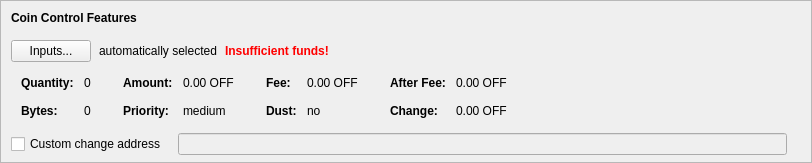
    <widget class="QFrame" name="frameCoinControl">
     <property name="sizePolicy">
      <sizepolicy hsizetype="Expanding" vsizetype="Expanding">
       <horstretch>0</horstretch>
       <verstretch>0</verstretch>
      </sizepolicy>
     </property>
     <property name="maximumSize">
      <size>
       <width>16777215</width>
       <height>16777215</height>
      </size>
     </property>
     <property name="frameShape">
      <enum>QFrame::StyledPanel</enum>
     </property>
     <property name="frameShadow">
      <enum>QFrame::Sunken</enum>
     </property>
     <layout class="QVBoxLayout" name="verticalLayoutCoinControl2">
      <property name="spacing">
       <number>0</number>
      </property>
      <property name="leftMargin">
       <number>0</number>
      </property>
      <property name="topMargin">
       <number>0</number>
      </property>
      <property name="rightMargin">
       <number>0</number>
      </property>
      <property name="bottomMargin">
       <number>6</number>
      </property>
      <item>
       <layout class="QVBoxLayout" name="verticalLayoutCoinControl" stretch="0,0,0,0,1">
        <property name="spacing">
         <number>0</number>
        </property>
        <property name="leftMargin">
         <number>10</number>
        </property>
        <property name="topMargin">
         <number>10</number>
        </property>
        <item>
         <layout class="QHBoxLayout" name="horizontalLayoutCoinControl1">
          <property name="bottomMargin">
           <number>15</number>
          </property>
          <item>
           <widget class="QLabel" name="labelCoinControlFeatures">
            <property name="sizePolicy">
             <sizepolicy hsizetype="Preferred" vsizetype="Maximum">
              <horstretch>0</horstretch>
              <verstretch>0</verstretch>
             </sizepolicy>
            </property>
            <property name="font">
             <font>
              <weight>75</weight>
              <bold>true</bold>
             </font>
            </property>
            <property name="styleSheet">
             <string notr="true">font-weight:bold;</string>
            </property>
            <property name="text">
             <string>Coin Control Features</string>
            </property>
           </widget>
          </item>
         </layout>
        </item>
        <item>
         <layout class="QHBoxLayout" name="horizontalLayoutCoinControl2" stretch="0,0,0,0">
          <property name="spacing">
           <number>8</number>
          </property>
          <property name="bottomMargin">
           <number>10</number>
          </property>
          <item>
           <widget class="QPushButton" name="pushButtonCoinControl">
            <property name="styleSheet">
             <string notr="true"/>
            </property>
            <property name="text">
             <string>Inputs...</string>
            </property>
            <property name="autoDefault">
             <bool>false</bool>
            </property>
           </widget>
          </item>
          <item>
           <widget class="QLabel" name="labelCoinControlAutomaticallySelected">
            <property name="text">
             <string>automatically selected</string>
            </property>
            <property name="margin">
             <number>5</number>
            </property>
           </widget>
          </item>
          <item>
           <widget class="QLabel" name="labelCoinControlInsuffFunds">
            <property name="font">
             <font>
              <weight>75</weight>
              <bold>true</bold>
             </font>
            </property>
            <property name="styleSheet">
             <string notr="true">color:red;font-weight:bold;</string>
            </property>
            <property name="text">
             <string>Insufficient funds!</string>
            </property>
            <property name="margin">
             <number>5</number>
            </property>
           </widget>
          </item>
          <item>
           <spacer name="horizontalSpacerCoinControl">
            <property name="orientation">
             <enum>Qt::Horizontal</enum>
            </property>
            <property name="sizeHint" stdset="0">
             <size>
              <width>40</width>
              <height>1</height>
             </size>
            </property>
           </spacer>
          </item>
         </layout>
        </item>
        <item>
         <widget class="QWidget" name="widgetCoinControl" native="true">
          <property name="sizePolicy">
           <sizepolicy hsizetype="Preferred" vsizetype="Preferred">
            <horstretch>0</horstretch>
            <verstretch>0</verstretch>
           </sizepolicy>
          </property>
          <property name="minimumSize">
           <size>
            <width>0</width>
            <height>0</height>
           </size>
          </property>
          <property name="styleSheet">
           <string notr="true"/>
          </property>
          <layout class="QHBoxLayout" name="horizontalLayoutCoinControl5">
           <property name="leftMargin">
            <number>0</number>
           </property>
           <property name="topMargin">
            <number>0</number>
           </property>
           <property name="rightMargin">
            <number>0</number>
           </property>
           <property name="bottomMargin">
            <number>0</number>
           </property>
           <item>
            <layout class="QHBoxLayout" name="horizontalLayoutCoinControl3" stretch="0,0,0,1">
             <property name="spacing">
              <number>20</number>
             </property>
             <property name="topMargin">
              <number>0</number>
             </property>
             <property name="bottomMargin">
              <number>10</number>
             </property>
             <item>
              <layout class="QFormLayout" name="formLayoutCoinControl1">
               <property name="horizontalSpacing">
                <number>10</number>
               </property>
               <property name="verticalSpacing">
                <number>14</number>
               </property>
               <property name="leftMargin">
                <number>10</number>
               </property>
               <property name="topMargin">
                <number>4</number>
               </property>
               <property name="rightMargin">
                <number>6</number>
               </property>
               <item row="0" column="0">
                <widget class="QLabel" name="labelCoinControlQuantityText">
                 <property name="font">
                  <font>
                   <weight>75</weight>
                   <bold>true</bold>
                  </font>
                 </property>
                 <property name="text">
                  <string>Quantity:</string>
                 </property>
                 <property name="margin">
                  <number>0</number>
                 </property>
                </widget>
               </item>
               <item row="0" column="1">
                <widget class="QLabel" name="labelCoinControlQuantity">
                 <property name="cursor">
                  <cursorShape>IBeamCursor</cursorShape>
                 </property>
                 <property name="contextMenuPolicy">
                  <enum>Qt::ActionsContextMenu</enum>
                 </property>
                 <property name="text">
                  <string notr="true">0</string>
                 </property>
                 <property name="margin">
                  <number>0</number>
                 </property>
                 <property name="textInteractionFlags">
                  <set>Qt::LinksAccessibleByMouse|Qt::TextSelectableByKeyboard|Qt::TextSelectableByMouse</set>
                 </property>
                </widget>
               </item>
               <item row="1" column="0">
                <widget class="QLabel" name="labelCoinControlBytesText">
                 <property name="font">
                  <font>
                   <weight>75</weight>
                   <bold>true</bold>
                  </font>
                 </property>
                 <property name="text">
                  <string>Bytes:</string>
                 </property>
                </widget>
               </item>
               <item row="1" column="1">
                <widget class="QLabel" name="labelCoinControlBytes">
                 <property name="cursor">
                  <cursorShape>IBeamCursor</cursorShape>
                 </property>
                 <property name="contextMenuPolicy">
                  <enum>Qt::ActionsContextMenu</enum>
                 </property>
                 <property name="text">
                  <string notr="true">0</string>
                 </property>
                 <property name="textInteractionFlags">
                  <set>Qt::LinksAccessibleByMouse|Qt::TextSelectableByKeyboard|Qt::TextSelectableByMouse</set>
                 </property>
                </widget>
               </item>
              </layout>
             </item>
             <item>
              <layout class="QFormLayout" name="formLayoutCoinControl2">
               <property name="horizontalSpacing">
                <number>10</number>
               </property>
               <property name="verticalSpacing">
                <number>14</number>
               </property>
               <property name="leftMargin">
                <number>6</number>
               </property>
               <property name="topMargin">
                <number>4</number>
               </property>
               <property name="rightMargin">
                <number>6</number>
               </property>
               <item row="0" column="0">
                <widget class="QLabel" name="labelCoinControlAmountText">
                 <property name="font">
                  <font>
                   <weight>75</weight>
                   <bold>true</bold>
                  </font>
                 </property>
                 <property name="text">
                  <string>Amount:</string>
                 </property>
                 <property name="margin">
                  <number>0</number>
                 </property>
                </widget>
               </item>
               <item row="0" column="1">
                <widget class="QLabel" name="labelCoinControlAmount">
                 <property name="cursor">
                  <cursorShape>IBeamCursor</cursorShape>
                 </property>
                 <property name="contextMenuPolicy">
                  <enum>Qt::ActionsContextMenu</enum>
                 </property>
                 <property name="text">
                  <string notr="true">0.00 OFF</string>
                 </property>
                 <property name="textInteractionFlags">
                  <set>Qt::LinksAccessibleByMouse|Qt::TextSelectableByKeyboard|Qt::TextSelectableByMouse</set>
                 </property>
                </widget>
               </item>
               <item row="1" column="0">
                <widget class="QLabel" name="labelCoinControlPriorityText">
                 <property name="font">
                  <font>
                   <weight>75</weight>
                   <bold>true</bold>
                  </font>
                 </property>
                 <property name="text">
                  <string>Priority:</string>
                 </property>
                </widget>
               </item>
               <item row="1" column="1">
                <widget class="QLabel" name="labelCoinControlPriority">
                 <property name="cursor">
                  <cursorShape>IBeamCursor</cursorShape>
                 </property>
                 <property name="contextMenuPolicy">
                  <enum>Qt::ActionsContextMenu</enum>
                 </property>
                 <property name="text">
                  <string notr="true">medium</string>
                 </property>
                 <property name="textInteractionFlags">
                  <set>Qt::LinksAccessibleByMouse|Qt::TextSelectableByKeyboard|Qt::TextSelectableByMouse</set>
                 </property>
                </widget>
               </item>
              </layout>
             </item>
             <item>
              <layout class="QFormLayout" name="formLayoutCoinControl3">
               <property name="horizontalSpacing">
                <number>10</number>
               </property>
               <property name="verticalSpacing">
                <number>14</number>
               </property>
               <property name="leftMargin">
                <number>6</number>
               </property>
               <property name="topMargin">
                <number>4</number>
               </property>
               <property name="rightMargin">
                <number>6</number>
               </property>
               <item row="0" column="0">
                <widget class="QLabel" name="labelCoinControlFeeText">
                 <property name="font">
                  <font>
                   <weight>75</weight>
                   <bold>true</bold>
                  </font>
                 </property>
                 <property name="text">
                  <string>Fee:</string>
                 </property>
                 <property name="margin">
                  <number>0</number>
                 </property>
                </widget>
               </item>
               <item row="0" column="1">
                <widget class="QLabel" name="labelCoinControlFee">
                 <property name="cursor">
                  <cursorShape>IBeamCursor</cursorShape>
                 </property>
                 <property name="contextMenuPolicy">
                  <enum>Qt::ActionsContextMenu</enum>
                 </property>
                 <property name="text">
                  <string notr="true">0.00 OFF</string>
                 </property>
                 <property name="textInteractionFlags">
                  <set>Qt::LinksAccessibleByMouse|Qt::TextSelectableByKeyboard|Qt::TextSelectableByMouse</set>
                 </property>
                </widget>
               </item>
               <item row="1" column="0">
                <widget class="QLabel" name="labelCoinControlLowOutputText">
                 <property name="font">
                  <font>
                   <weight>75</weight>
                   <bold>true</bold>
                  </font>
                 </property>
                 <property name="text">
                  <string>Dust:</string>
                 </property>
                </widget>
               </item>
               <item row="1" column="1">
                <widget class="QLabel" name="labelCoinControlLowOutput">
                 <property name="cursor">
                  <cursorShape>IBeamCursor</cursorShape>
                 </property>
                 <property name="contextMenuPolicy">
                  <enum>Qt::ActionsContextMenu</enum>
                 </property>
                 <property name="text">
                  <string notr="true">no</string>
                 </property>
                 <property name="textInteractionFlags">
                  <set>Qt::LinksAccessibleByMouse|Qt::TextSelectableByKeyboard|Qt::TextSelectableByMouse</set>
                 </property>
                </widget>
               </item>
              </layout>
             </item>
             <item>
              <layout class="QFormLayout" name="formLayoutCoinControl4">
               <property name="horizontalSpacing">
                <number>10</number>
               </property>
               <property name="verticalSpacing">
                <number>14</number>
               </property>
               <property name="leftMargin">
                <number>6</number>
               </property>
               <property name="topMargin">
                <number>4</number>
               </property>
               <property name="rightMargin">
                <number>6</number>
               </property>
               <item row="0" column="0">
                <widget class="QLabel" name="labelCoinControlAfterFeeText">
                 <property name="font">
                  <font>
                   <weight>75</weight>
                   <bold>true</bold>
                  </font>
                 </property>
                 <property name="text">
                  <string>After Fee:</string>
                 </property>
                 <property name="margin">
                  <number>0</number>
                 </property>
                </widget>
               </item>
               <item row="0" column="1">
                <widget class="QLabel" name="labelCoinControlAfterFee">
                 <property name="cursor">
                  <cursorShape>IBeamCursor</cursorShape>
                 </property>
                 <property name="contextMenuPolicy">
                  <enum>Qt::ActionsContextMenu</enum>
                 </property>
                 <property name="text">
                  <string notr="true">0.00 OFF</string>
                 </property>
                 <property name="textInteractionFlags">
                  <set>Qt::LinksAccessibleByMouse|Qt::TextSelectableByKeyboard|Qt::TextSelectableByMouse</set>
                 </property>
                </widget>
               </item>
               <item row="1" column="0">
                <widget class="QLabel" name="labelCoinControlChangeText">
                 <property name="font">
                  <font>
                   <weight>75</weight>
                   <bold>true</bold>
                  </font>
                 </property>
                 <property name="text">
                  <string>Change:</string>
                 </property>
                </widget>
               </item>
               <item row="1" column="1">
                <widget class="QLabel" name="labelCoinControlChange">
                 <property name="cursor">
                  <cursorShape>IBeamCursor</cursorShape>
                 </property>
                 <property name="contextMenuPolicy">
                  <enum>Qt::ActionsContextMenu</enum>
                 </property>
                 <property name="text">
                  <string notr="true">0.00 OFF</string>
                 </property>
                 <property name="textInteractionFlags">
                  <set>Qt::LinksAccessibleByMouse|Qt::TextSelectableByKeyboard|Qt::TextSelectableByMouse</set>
                 </property>
                </widget>
               </item>
              </layout>
             </item>
            </layout>
           </item>
          </layout>
         </widget>
        </item>
        <item>
         <layout class="QHBoxLayout" name="horizontalLayoutCoinControl4" stretch="0,0,0">
          <property name="spacing">
           <number>12</number>
          </property>
          <property name="sizeConstraint">
           <enum>QLayout::SetDefaultConstraint</enum>
          </property>
          <property name="topMargin">
           <number>5</number>
          </property>
          <property name="rightMargin">
           <number>5</number>
          </property>
          <item>
           <widget class="QCheckBox" name="checkBoxCoinControlChange">
            <property name="toolTip">
             <string>If this is activated, but the change address is empty or invalid, change will be sent to a newly generated address.</string>
            </property>
            <property name="text">
             <string>Custom change address</string>
            </property>
           </widget>
          </item>
          <item>
           <widget class="QValidatedLineEdit" name="lineEditCoinControlChange">
            <property name="enabled">
             <bool>false</bool>
            </property>
            <property name="sizePolicy">
             <sizepolicy hsizetype="Expanding" vsizetype="Fixed">
              <horstretch>0</horstretch>
              <verstretch>0</verstretch>
             </sizepolicy>
            </property>
           </widget>
          </item>
          <item>
           <widget class="QLabel" name="labelCoinControlChangeLabel">
            <property name="sizePolicy">
             <sizepolicy hsizetype="Preferred" vsizetype="Expanding">
              <horstretch>0</horstretch>
              <verstretch>0</verstretch>
             </sizepolicy>
            </property>
            <property name="minimumSize">
             <size>
              <width>0</width>
              <height>0</height>
             </size>
            </property>
            <property name="text">
             <string/>
            </property>
            <property name="margin">
             <number>3</number>
            </property>
           </widget>
          </item>
         </layout>
        </item>
        <item>
         <spacer name="verticalSpacerCoinControl">
          <property name="orientation">
           <enum>Qt::Vertical</enum>
          </property>
          <property name="sizeHint" stdset="0">
           <size>
            <width>800</width>
            <height>1</height>
           </size>
          </property>
         </spacer>
        </item>
       </layout>
      </item>
     </layout>
    </widget>
